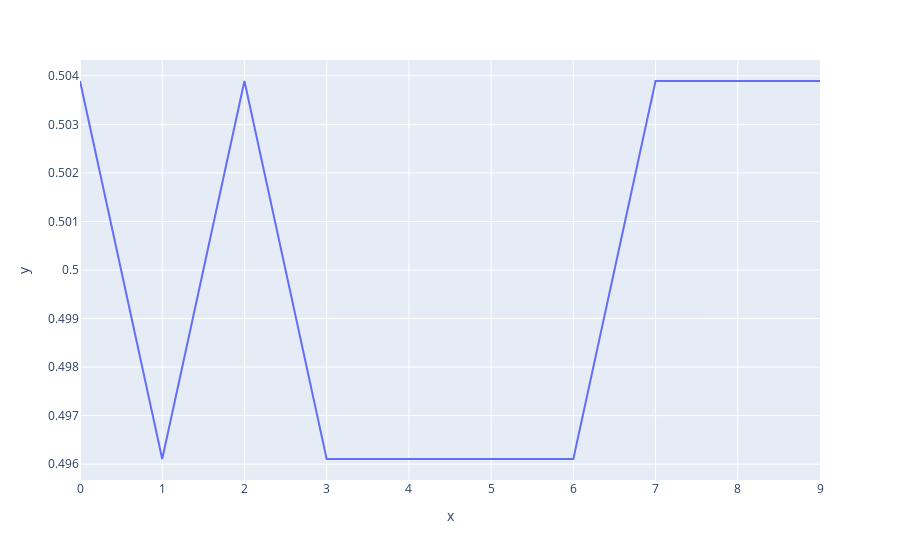

The notebook cell saved with this chart:
### Code cell
# ## SETTINGS

# # Blockchain
# NUM_Clients = 5 # number of clients contributing per training round

# # ML
# Cluster_Size = 500 # max client dataset size for training
# Batch_Size = 10
# NUM_Epoch = 3

# # Krum
# krum_f = 0.25 # percentage of byzantine nodes

# # Differential Privacy
# Gaussian_Noise = False
# Gaussian_Noise_Std_Dev = 0.10

# Gradient_Clipping = False
# Clip_Norm = 0.25

# Gradient_Pruning = True <-----
# initial_sparsity = 0.00
# final_sparsity = 0.50

# backdoor = True <-----
# poisonedLocals = [1, 5, 10, 20, 40, 60, 80, 100] <-----

print(acc_array)
fig = px.line(y=acc_array)
fig.show()

### Figure 1 — Plotly figure (JSON) as saved in the notebook; plotly's stock layout.template omitted (floating-point values rounded to 4 significant figures)
{"data": [{"hovertemplate": "x=%{x}<br>y=%{y}<extra></extra>", "legendgroup": "", "line": {"color": "#636efa", "dash": "solid"}, "mode": "lines", "name": "", "orientation": "v", "showlegend": false, "type": "scatter", "x": [0, 1, 2, 3, 4, 5, 6, 7, 8, 9], "xaxis": "x", "y": [0.5039, 0.4961, 0.5039, 0.4961, 0.4961, 0.4961, 0.4961, 0.5039, 0.5039, 0.5039], "yaxis": "y"}], "layout": {"autosize": true, "legend": {"tracegroupgap": 0}, "margin": {"t": 60}, "xaxis": {"anchor": "y", "autorange": true, "domain": [0, 1], "range": [0, 9], "title": {"text": "x"}, "type": "linear"}, "yaxis": {"anchor": "x", "autorange": true, "domain": [0, 1], "range": [0.4957, 0.5043], "title": {"text": "y"}, "type": "linear"}}}
